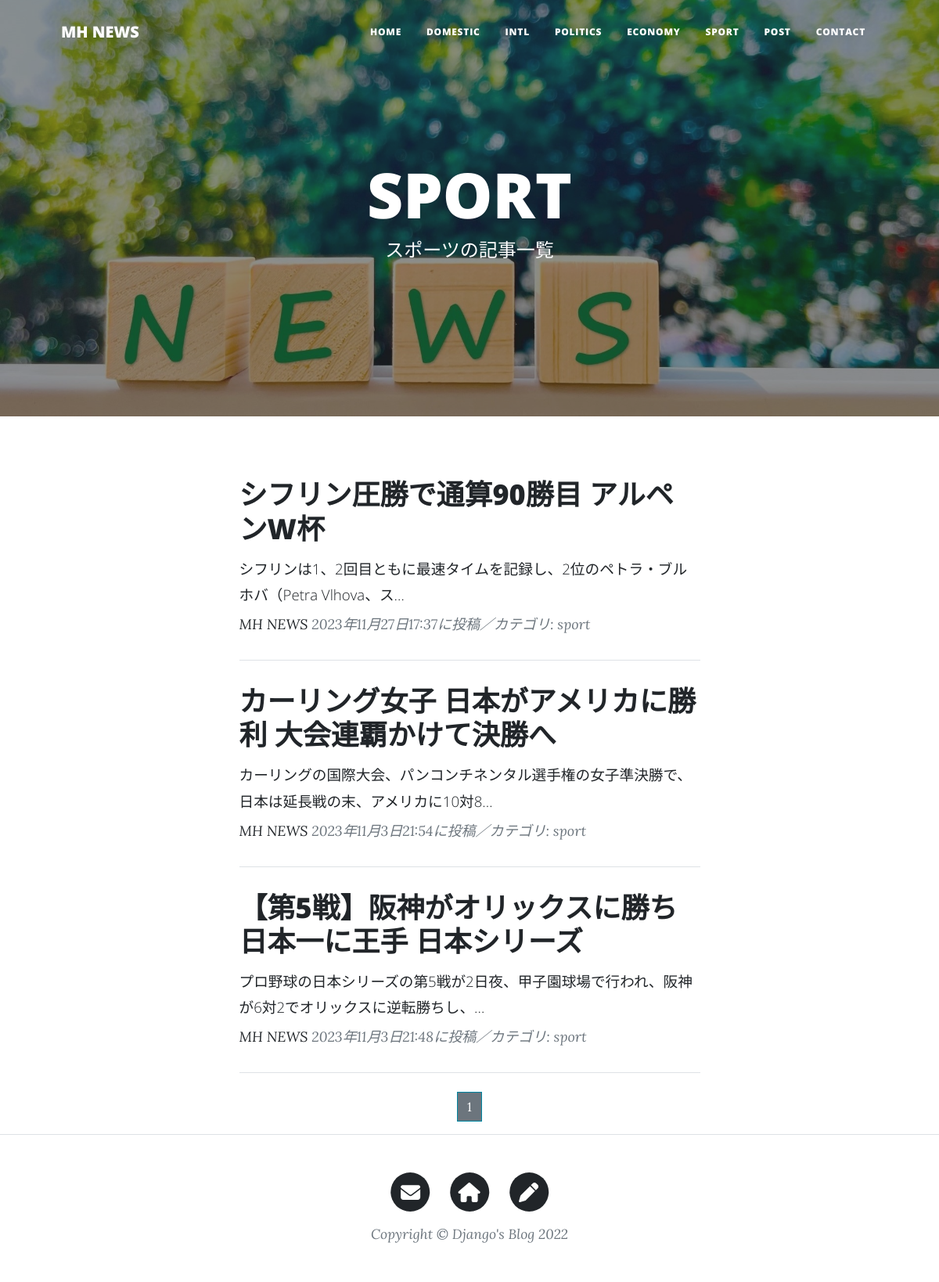
/sport-list/, run on the app's committed database.
### blogapp/models.py (models this page shows, shortened)
class NewsPost(models.Model):
    CATEGORY = (('domestic', '国内'),
                ('intl', '国際'),
                ('politics', '政治'),
                ('economy', '経済'),
                ('sport', 'スポーツ'),
                )
    title = models.CharField(
        verbose_name='タイトル',
        max_length=200
        )
    content = models.TextField(
        verbose_name = "本文"
        )
    posted_at = models.DateTimeField(
        verbose_name = "投稿日時",
        auto_now_add = True
        )
    category = models.CharField(
        verbose_name = "カテゴリ",
        max_length = 50,
        choices = CATEGORY
        )

### blogapp/views.py (the view)
class SportView(ListView):
    template_name = 'sport_list.html'
    model = NewsPost
    context_object_name = 'sport_records'
    queryset = NewsPost.objects.filter(
        category='sport').order_by('-posted_at')
    paginate_by = 5

### blogapp/templates/sport_list.html (shortened to what this page needs)
{% extends 'base.html' %}
{% load static %}
        {% block header %}
        <header class="masthead"
                style="background-image: url({% static 'assets/img/home-bg3.jpg' %})">
            <div class="container position-relative px-4 px-lg-5">
                <div class="row gx-4 gx-lg-5 justify-content-center">
                    <div class="col-md-10 col-lg-8 col-xl-7">
                        <div class="site-heading">
                            <h1>SPORT</h1>
                            <span class="subheading">スポーツの記事一覧</span>
                        </div>
                    </div>
                </div>
            </div>
        </header>
        {% endblock %}
        {% block contents %}
        <div class="container px-4 px-lg-5">
            <div class="row gx-4 gx-lg-5 justify-content-center">
                <div class="col-md-10 col-lg-8 col-xl-7">
                    {% for record in sport_records %}
                    <div class="post-preview">
                        <a href="{% url 'blogapp:news_detail' record.pk %}">
                            <h2 class="post-title">
                                {{record.title}}</h2>
                            <h3 class="post-subtitle">
                                <span style = "font-size:14pt">
                                    {{record.content|truncatechars:50}}
                                </span>
                            </h3>
                        </a>
                        <p class="post-meta">
                            <a href = "#">MH NEWS</a>
                            {{record.posted_at}}に投稿／カテゴリ:
                            {{record.category}}</p>
                    </div>
                    <hr class="my-4" />
                    {% endfor %}
                    {% include 'pagination.html' %}
                </div>
            </div>
        </div>
        {% endblock %}

### data on the page
NewsPost: title "シフリン圧勝で通算90勝目 アルペンW杯", content "シフリンは1、2回目ともに最速タイムを記録し、2位のペトラ・ブルホバ（Petra Vlhova、ス…", posted_at "2023年11月27日17:37", category "sport"
NewsPost: title "カーリング女子 日本がアメリカに勝利 大会連覇かけて決勝へ", content "カーリングの国際大会、パンコンチネンタル選手権の女子準決勝で、日本は延長戦の末、アメリカに10対8…", posted_at "2023年11月3日21:54", category "sport"
NewsPost: title "【第5戦】阪神がオリックスに勝ち 日本一に王手 日本シリーズ", content "プロ野球の日本シリーズの第5戦が2日夜、甲子園球場で行われ、阪神が6対2でオリックスに逆転勝ちし、…", posted_at "2023年11月3日21:48", category "sport"

### other printed values
{{ num }} "1"
